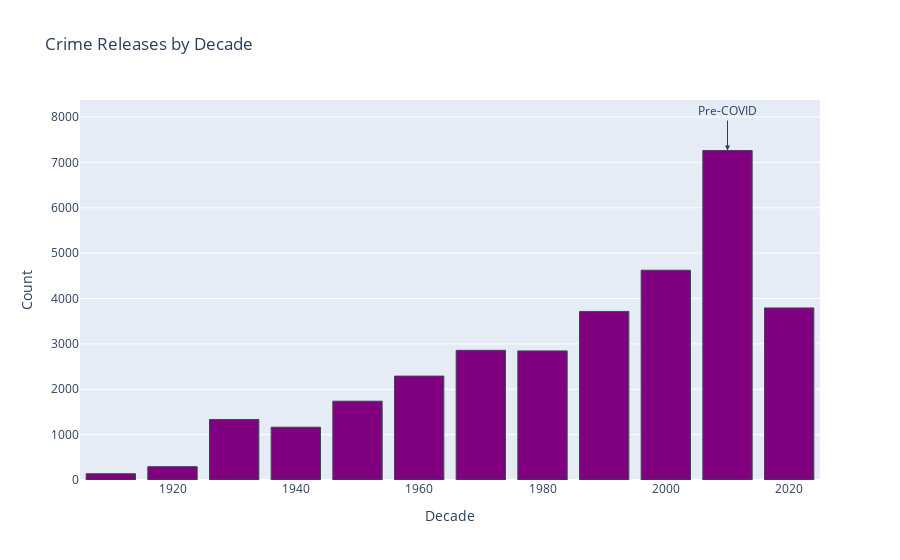

The notebook cell this image was saved under:
### Code cell
# Plotting with Plotly
fig = px.bar(decade_counts, x='Decade', y='Count', # color='Decade', 
             color_discrete_sequence=['purple'], # Crime is usually purple
             title='Crime Releases by Decade')
fig.update_traces(marker=dict(line=dict(width=1, color='DarkSlateGrey')))
# Label the bar for 2010 pre-covid vertically
fig.add_annotation(x=2010, y=decade_counts.loc[decade_counts['Decade'] == 2010, 'Count'].values[0],
                   text="Pre-COVID",
                   showarrow=True,
                   arrowhead=2,
                   ax=0,
                   ay=-40,
                   font=dict(size=12))
fig.show()

### Figure 1 — Plotly figure (JSON) as saved in the notebook; plotly's stock layout.template omitted (floating-point values rounded to 4 significant figures)
{"data": [{"alignmentgroup": "True", "hovertemplate": "Decade=%{x}<br>Count=%{y}<extra></extra>", "legendgroup": "", "marker": {"color": "purple", "line": {"color": "DarkSlateGrey", "width": 1}, "pattern": {"shape": ""}}, "name": "", "offsetgroup": "", "orientation": "v", "showlegend": false, "textposition": "auto", "type": "bar", "x": [1910, 1920, 1930, 1940, 1950, 1960, 1970, 1980, 1990, 2000, 2010, 2020], "xaxis": "x", "y": [138, 294, 1334, 1163, 1737, 2290, 2858, 2845, 3715, 4623, 7262, 3792], "yaxis": "y"}], "layout": {"annotations": [{"arrowhead": 2, "ax": 0, "ay": -40, "font": {"size": 12}, "showarrow": true, "text": "Pre-COVID", "x": 2010, "y": 7262}], "barmode": "relative", "legend": {"tracegroupgap": 0}, "title": {"text": "Crime Releases by Decade"}, "xaxis": {"anchor": "y", "domain": [0, 1], "title": {"text": "Decade"}}, "yaxis": {"anchor": "x", "domain": [0, 1], "title": {"text": "Count"}}}}
